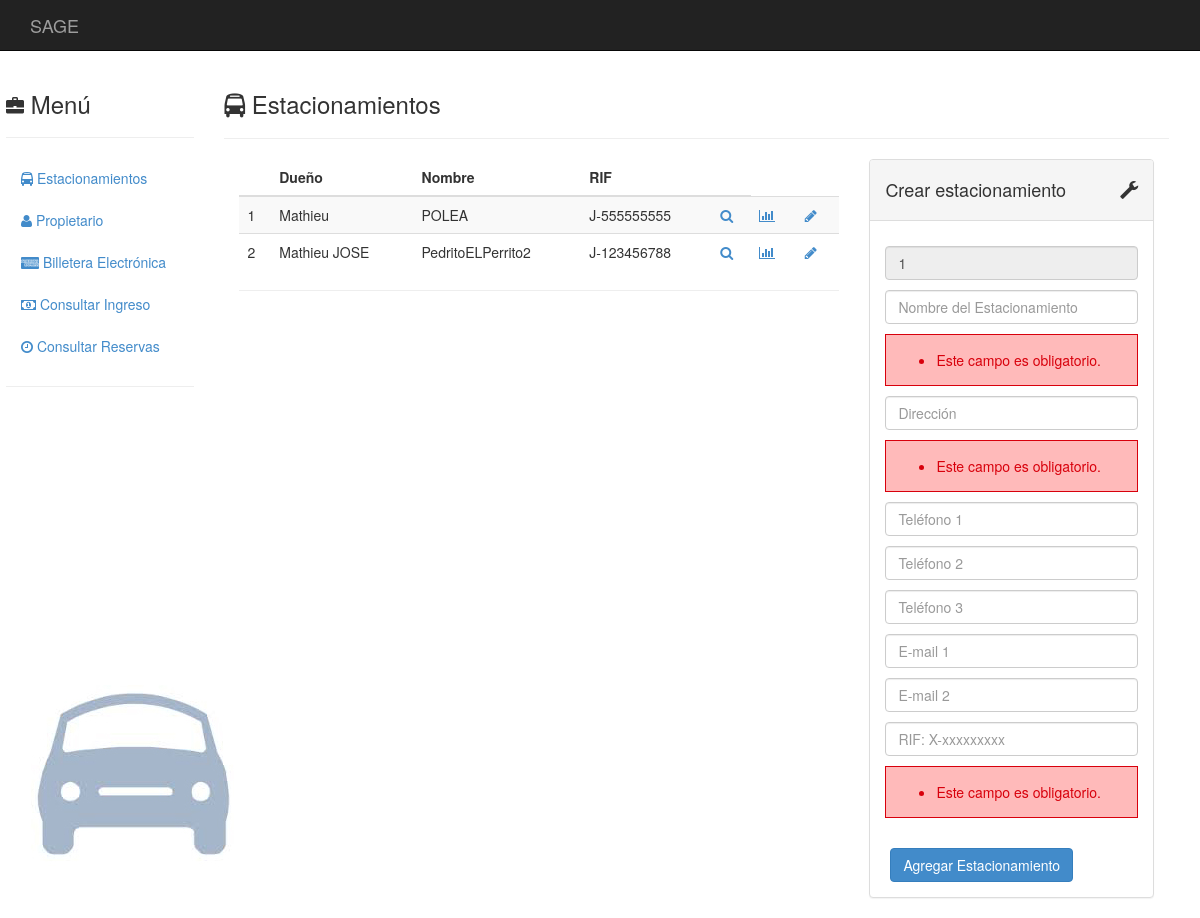
The app's page /estacionamientos/1/crear_estacionamiento, older data.
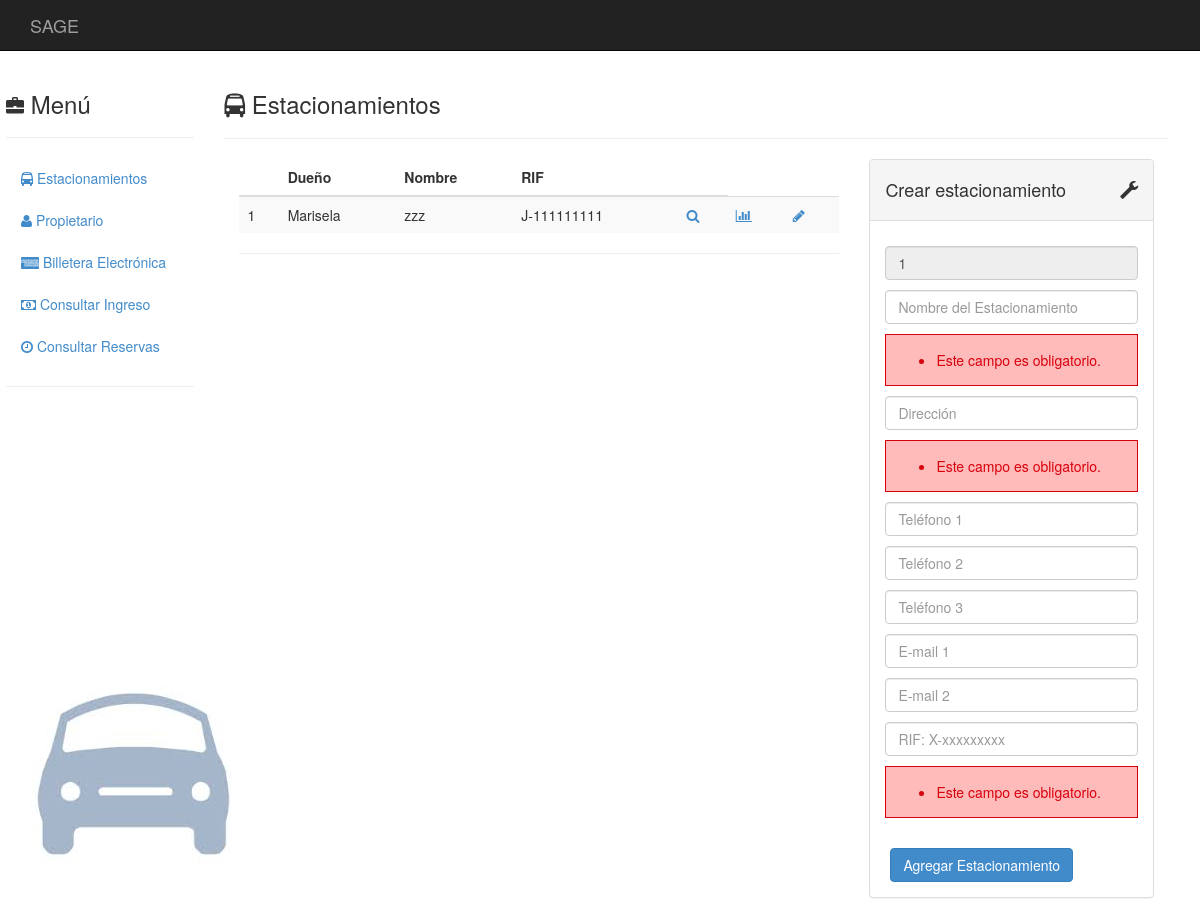
The same page, newer data.
### estacionamientos/models.py (models this page shows, shortened)
class Estacionamiento(models.Model):
	propietario = models.ForeignKey(Propietario)
	nombre      = models.CharField(max_length = 50)
	direccion   = models.TextField(max_length = 120)
	telefono1   = models.CharField(blank = True, null = True, max_length = 30)
	telefono2   = models.CharField(blank = True, null = True, max_length = 30)
	telefono3   = models.CharField(blank = True, null = True, max_length = 30)
	email1      = models.EmailField(blank = True, null = True)
	email2      = models.EmailField(blank = True, null = True)
	rif         = models.CharField(max_length = 12)
	content_type = models.ForeignKey(ContentType, null = True)
	object_id    = models.PositiveIntegerField(null = True)
	tarifa       = GenericForeignKey()
	apertura     = models.TimeField(blank = True, null = True)
	cierre       = models.TimeField(blank = True, null = True)
	capacidad    = models.IntegerField(blank = True, null = True)

class Propietario(models.Model):
	nombre       = models.CharField(max_length = 50, null = False)
	apellido     = models.CharField(max_length = 50, blank = True, null = True)
	cedula       = models.CharField(max_length = 10, null = False)
	telefono     = models.CharField(blank = True, null = True, max_length = 30)
	email        = models.EmailField(blank = True, null = True)

### estacionamientos/views.py (the view)
# urls.py: url(r'^(?P<_id>\S+)/crear_estacionamiento$', views.crear_estacionamiento, name = 'crear_estacionamiento'),
def crear_estacionamiento(request, _id):
    estacionamientos = Estacionamiento.objects.all()
    form = EstacionamientoForm(request.POST)
    if form.is_valid():
        obj = Propietario.objects.get(cedula = _id)
        prop = Estacionamiento(
            propietario = obj,
            nombre = form.cleaned_data['nombre'],
            direccion = form.cleaned_data['direccion'],
            telefono1 = form.cleaned_data['telefono1'],
            telefono2 = form.cleaned_data['telefono2'],
            telefono3 = form.cleaned_data['telefono3'],
            email1 = form.cleaned_data['email1'],
            email2 = form.cleaned_data['email2'],
            rif = form.cleaned_data['rif'],
            )
        prop.save()
        form = CedulaForm()
        estacionamientos = Estacionamiento.objects.all
        return redirect('estacionamientos_all')
    else:
        return render(
            request,
            'crear_estacionamiento.html',
            { 'form': form,'cedula' : _id
            , 'estacionamientos': estacionamientos
            }
        )

### templates/crear_estacionamiento.html (shortened to what this page needs)
{% extends "base.html" %}
{% block innerContents%}
  <div class="col-sm-10">
    <h3><i class="fa fa-bus"></i>
      Estacionamientos
    </h3>
    <hr>
    <div class="col-md-8">
      <table class="table table-striped">
        {% if estacionamientos %}
        <thead>
          <tr>
            <th></th>
            <th>Dueño</th>
            <th>Nombre</th>
            <th>RIF</th>
            <th></th>
          </tr>
        </thead>
        <tbody>
          {% for obj in estacionamientos %}
            <tr>
              <td>{{forloop.counter}}</td>
              <td>{{obj.propietario.nombre}}</td>
              <td>{{obj.nombre}}</td>
              <td>{{obj.rif}}</td>
              <td><a href="./{{obj.id}}">
                  <i class="fa fa-search"></i>
              </a></td>
              <td><a href="./{{obj.id}}/tasa">
                  <i class="fa fa-bar-chart"></i>
              </a></td>
              <td><a href="./{{obj.id}}/editar_dueno">
                  <i class="fa fa-pencil fa-fw"></i>
              </a></td>
            </tr>
          {% endfor %}
        </tbody>
        {% else %}
          <h3>No hay estacionamientos</h3>
        {% endif %}
      </table>
      <hr>
    </div>
    <div class="col-md-4">
      <div class="panel panel-default">
        <div class="panel-heading">
          <div class="panel-title">
            <i class="glyphicon glyphicon-wrench pull-right"></i>
            <h4>
              Crear estacionamiento
            </h4>
          </div>
        </div>
        <div class="panel-body">
          <form action="./crear_estacionamiento" method="post" class="form form-vertical">
              {% for field in form %}
  <p>           {% if field.name != "propietario" %}
                  {{ field }}
                        <span class='error' id='{{field.name}}_error' aria-live="polite" value='{{ field.value }}'>
                        {{ field.errors }}
                      </span>
                      <p>
                {% else %}
                     <p>
                     <input class="form-control dirty" id="id_propietario" message="La cédula solo puede contener caracteres numéricos." name="propietario" pattern="^[0-9]+$" placeholder="Cédula del Propietario" type="text" value={{cedula}} readonly>
                     <span class='error' id='{{field.name}}_error' aria-live="polite" value='{{ field.value }}'>
                {% endif %}
            {% endfor %}
            <div class="control-group">
              <div class="controls">
                <button type="submit" class="btn btn-primary">
                  Agregar Estacionamiento
                </button>
              </div>
            </div>
          </form>
        </div>
      </div>
    </div>
  </div>
{% endblock %}

Row changes from the older to the newer data that the page shows:
removed Estacionamiento: propietario.nombre "Mathieu", nombre "POLEA", rif "J-555555555"
removed Estacionamiento: propietario.nombre "Mathieu JOSE", nombre "PedritoELPerrito2", rif "J-123456788"
added Estacionamiento: propietario.nombre "Marisela", nombre "zzz", rif "J-111111111"
